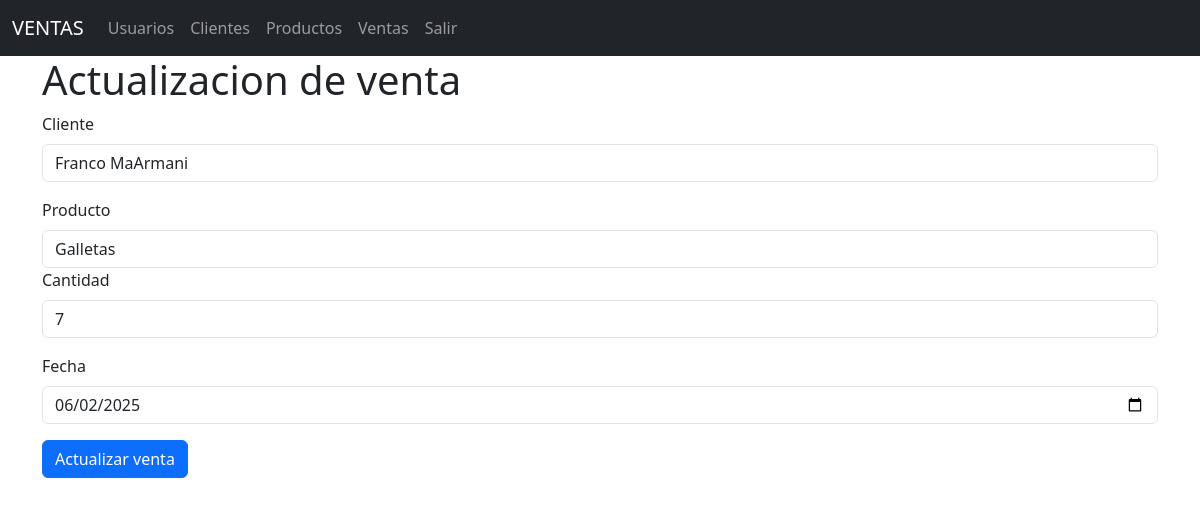
/ventas/edit/1, run on the app's committed database.
### models/venta_model.py (models this page shows, shortened)
class Venta(db.Model):
    __tablename__ = "ventas"
    id = db.Column(db.Integer,primary_key=True)
    cliente_id = db.Column(db.Integer, db.ForeignKey('clientes.id'),nullable=False)
    producto_id = db.Column(db.Integer,db.ForeignKey('productos.id'),nullable=False)
    cantidad = db.Column(db.Integer,nullable=False)
    fecha = db.Column(db.DateTime,nullable=False)
    cliente = db.relationship('Cliente',back_populates='ventas')
    producto = db.relationship('Producto',back_populates='ventas')
    @staticmethod
    def get_by_id(id):
        return Venta.query.get(id)

### models/cliente_model.py (models this page shows, shortened)
class Cliente(db.Model):
    __tablename__ = "clientes"
    id = db.Column(db.Integer,primary_key=True)
    nombre = db.Column(db.String(80),nullable=False)
    email = db.Column(db.String(100),nullable=False)
    telefono = db.Column(db.String(20),nullable=False)
    ventas = db.relationship('Venta',back_populates='cliente')

### models/producto_model.py (models this page shows, shortened)
class Producto(db.Model):
    __tablename__ = "productos"
    id = db.Column(db.Integer,primary_key=True)
    descripcion = db.Column(db.String(120),nullable=False)
    precio = db.Column(db.Float(11,2),nullable=False)
    stock = db.Column(db.Integer,nullable=False)
    ventas = db.relationship('Venta',back_populates='producto')

### controllers/venta_controller.py (the view, shortened to what this page needs)
@venta_bp.route("/edit/<int:id>", methods=['GET', 'POST'])
def edit(id):
    venta = Venta.get_by_id(id)
    clientes = Cliente.query.all()
    productos = Producto.query.all()
    return venta_view.edit(venta,clientes,productos)

### run.py (called while the page is built)
@app.context_processor
def inject_active_path():
    def is_active(path):
        return 'active' if request.path == path else ''
    return(dict(is_active = is_active))

### views/venta_view.py (called while the page is built)
def edit(venta,clientes,productos):
    return render_template('ventas/edit.html',venta=venta,clientes=clientes,productos=productos)

### templates/ventas/edit.html (shortened to what this page needs)
{% extends 'base.html' %}
{% block content %}
<h1>Actualizacion de venta</h1>
<form action="{{ url_for('venta.edit',id=venta.id) }}" method="POST">
    <div class="mb-3">
        <label for="" class="form-label">Cliente</label>
        <select name="cliente_id" class="form-control" required>
            {% for cliente in clientes %}
                <option value="{{cliente.id}}" {% if cliente.id == venta.cliente_id %}
                selected{% endif %}> {{cliente.nombre}}</option>
            {% endfor %}
        </select>
    </div>
        <div class="mb-3">
        <label for="" class="form-label">Producto</label>
        <select name="producto_id" class="form-control" required>
            {% for producto in productos %}
                <option value="{{producto.id}}" {% if producto.id == venta.producto_id
                %} selected {% endif %}>{{producto.descripcion}}</option>
            {% endfor %}
        </select>
    <div class="mb-3">
        <label for="" class="form-label">Cantidad</label>
        <input type="number" class="form-control" name="cantidad" value={{venta.cantidad}} required>
    </div>
    <div class="mb-3">
        <label for="" class="form-label">Fecha</label>
        <input type="date" class="form-control" name="fecha" value="{{ venta.fecha.
        strftime('%Y-%m-%d') }}" required>
    </div>
    <button type="submit" class="btn btn-primary">Actualizar venta</button>
</form>
{% endblock %}

### data on the page
Venta: cliente_id "Franco MaArmani", producto_id "Galletas", cantidad "7", fecha "06/02/2025"
